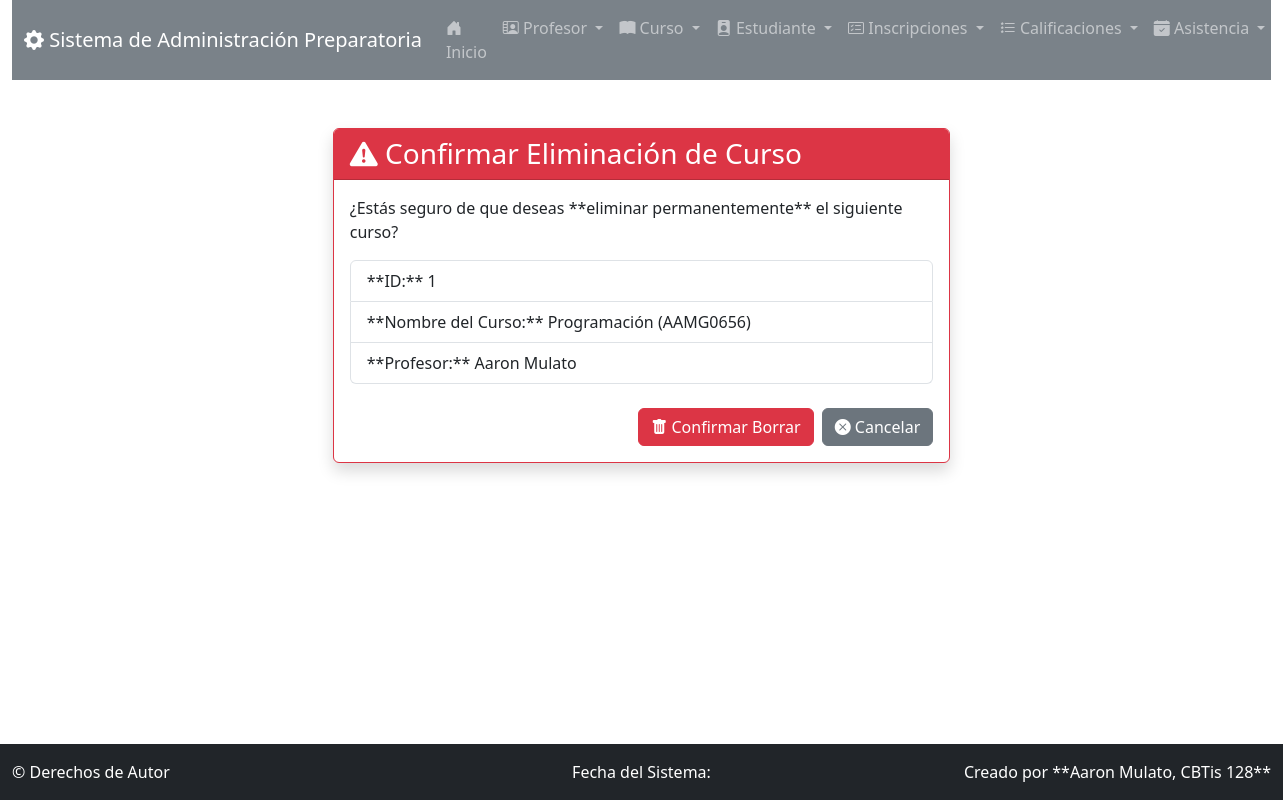
Page /curso/borrar/1/ on the committed database.
### app_Preparatoria/models.py (models this page shows, shortened)
class Curso(models.Model):
    nombre_curso = models.CharField(max_length=50)
    codigo = models.CharField(max_length=10, unique=True)
    descripcion = models.TextField(max_length=100)
    creditos = models.PositiveIntegerField()
    horario = models.CharField(max_length=50)
    aula = models.CharField(max_length=20)
    profesor = models.ForeignKey(Profesor, related_name="cursos", on_delete=models.CASCADE)

class Profesor(models.Model):
    nombre_profesor = models.CharField(max_length=50)
    apellido_profesor = models.CharField(max_length=50)
    correo_profesor = models.EmailField(max_length=100)
    telefono = models.CharField(max_length=15)
    especialidad = models.CharField(max_length=50, default="")
    fecha_contratacion = models.DateField(auto_now_add=True)
    activo = models.BooleanField(default=True)

### app_Preparatoria/views.py (the view)
# urls.py: path('curso/borrar/<int:curso_id>/', views.borrar_curso, name='borrar_curso'),
def borrar_curso(request, curso_id):
    curso = get_object_or_404(Curso, pk=curso_id)
    if request.method == 'POST':
        curso.delete()
        return redirect('ver_curso')
    context = {'curso': curso}
    return render(request, 'curso/borrar_curso.html', context)

### app_Preparatoria/templates/curso/borrar_curso.html (shortened to what this page needs)
{% extends 'base.html' %}
{% block content %}
<div class="row justify-content-center">
    <div class="col-md-6">
        <div class="card border-danger shadow">
            <div class="card-header bg-danger text-white">
                <h3 class="mb-0"><i class="bi bi-exclamation-triangle-fill"></i> Confirmar Eliminación de Curso</h3>
            </div>
            <div class="card-body">
                <p class="card-text">¿Estás seguro de que deseas **eliminar permanentemente** el siguiente curso?</p>
                <ul class="list-group mb-4">
                    <li class="list-group-item">**ID:** {{ curso.id }}</li>
                    <li class="list-group-item">**Nombre del Curso:** {{ curso.nombre_curso }} ({{ curso.codigo }})</li>
                    <li class="list-group-item">**Profesor:** {{ curso.profesor.nombre_profesor }} {{ curso.profesor.apellido_profesor }}</li>
                </ul>
                <form method="POST" action="{% url 'borrar_curso' curso.id %}">
                    <div class="d-grid gap-2 d-md-flex justify-content-md-end">
                        <button type="submit" class="btn btn-danger"><i class="bi bi-trash-fill"></i> Confirmar Borrar</button>
                        <a href="{% url 'ver_curso' %}" class="btn btn-secondary"><i class="bi bi-x-circle-fill"></i> Cancelar</a>
                    </div>
                </form>
            </div>
        </div>
    </div>
</div>
{% endblock %}

### app_Preparatoria/templates/base.html (style rules this page uses)
:root { --bs-primary: #6c757d; --bs-secondary: #e9ecef; --bs-success: #20c997; --bs-info: #6610f2; }
body { padding-bottom: 60px; }

### rows in the picture
Curso: id "1", nombre_curso "Programación", codigo "AAMG0656", profesor.nombre_profesor "Aaron", profesor.apellido_profesor "Mulato"
